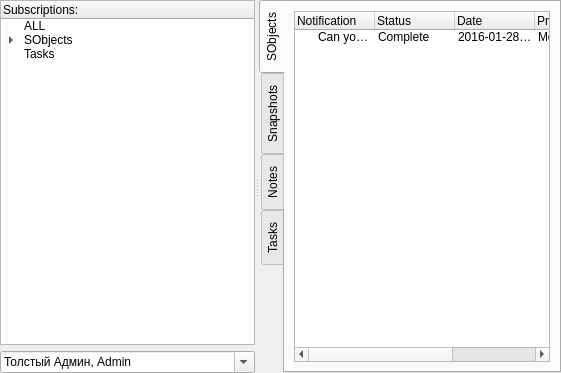
<?xml version="1.0" encoding="UTF-8"?>
<ui version="4.0">
 <class>myNotifications</class>
 <widget class="QWidget" name="myNotifications">
  <property name="geometry">
   <rect>
    <x>0</x>
    <y>0</y>
    <width>561</width>
    <height>373</height>
   </rect>
  </property>
  <property name="windowTitle">
   <string>Form</string>
  </property>
  <layout class="QGridLayout" name="gridLayout">
   <property name="margin">
    <number>0</number>
   </property>
   <property name="spacing">
    <number>0</number>
   </property>
   <item row="0" column="0">
    <widget class="QSplitter" name="splitter">
     <property name="orientation">
      <enum>Qt::Horizontal</enum>
     </property>
     <widget class="QWidget" name="verticalLayoutWidget">
      <layout class="QVBoxLayout" name="verticalLayout">
       <item>
        <widget class="QTreeWidget" name="treeWidget">
         <column>
          <property name="text">
           <string>Subscriptions:</string>
          </property>
         </column>
         <item>
          <property name="text">
           <string>ALL</string>
          </property>
         </item>
         <item>
          <property name="text">
           <string>SObjects</string>
          </property>
          <item>
           <property name="text">
            <string>Characters</string>
           </property>
           <item>
            <property name="text">
             <string>CHARACTER00001</string>
            </property>
           </item>
          </item>
          <item>
           <property name="text">
            <string>Props</string>
           </property>
           <item>
            <property name="text">
             <string>PROPS00001</string>
            </property>
           </item>
           <item>
            <property name="text">
             <string>PROPS00002</string>
            </property>
           </item>
          </item>
         </item>
         <item>
          <property name="text">
           <string>Tasks</string>
          </property>
         </item>
        </widget>
       </item>
       <item>
        <widget class="QComboBox" name="comboBox">
         <property name="editable">
          <bool>true</bool>
         </property>
         <property name="insertPolicy">
          <enum>QComboBox::NoInsert</enum>
         </property>
         <item>
          <property name="text">
           <string>Толстый Админ, Admin</string>
          </property>
         </item>
         <item>
          <property name="text">
           <string>Алексей Кривоспицкий, listy</string>
          </property>
         </item>
        </widget>
       </item>
      </layout>
     </widget>
     <widget class="QWidget" name="verticalLayoutWidget_2">
      <layout class="QVBoxLayout" name="verticalLayout_2">
       <item>
        <widget class="QTabWidget" name="tabWidget">
         <property name="tabPosition">
          <enum>QTabWidget::West</enum>
         </property>
         <property name="currentIndex">
          <number>0</number>
         </property>
         <widget class="QWidget" name="tab">
          <attribute name="title">
           <string>SObjects</string>
          </attribute>
          <layout class="QHBoxLayout" name="horizontalLayout_3">
           <item>
            <widget class="QTreeWidget" name="treeWidget_5">
             <property name="verticalScrollMode">
              <enum>QAbstractItemView::ScrollPerPixel</enum>
             </property>
             <attribute name="headerDefaultSectionSize">
              <number>80</number>
             </attribute>
             <column>
              <property name="text">
               <string>Notification</string>
              </property>
             </column>
             <column>
              <property name="text">
               <string>Status</string>
              </property>
             </column>
             <column>
              <property name="text">
               <string>Date</string>
              </property>
             </column>
             <column>
              <property name="text">
               <string>Process</string>
              </property>
             </column>
             <column>
              <property name="text">
               <string>Item</string>
              </property>
             </column>
             <item>
              <property name="text">
               <string>Can you please bring me the water?</string>
              </property>
              <property name="text">
               <string>Complete</string>
              </property>
              <property name="text">
               <string>2016-01-28 12:59:07</string>
              </property>
              <property name="text">
               <string>Modeling</string>
              </property>
              <property name="text">
               <string>Props00001</string>
              </property>
             </item>
            </widget>
           </item>
          </layout>
         </widget>
         <widget class="QWidget" name="tab_4">
          <attribute name="title">
           <string>Snapshots</string>
          </attribute>
          <layout class="QHBoxLayout" name="horizontalLayout_4">
           <item>
            <widget class="QTreeWidget" name="treeWidget_6">
             <property name="verticalScrollMode">
              <enum>QAbstractItemView::ScrollPerPixel</enum>
             </property>
             <attribute name="headerDefaultSectionSize">
              <number>80</number>
             </attribute>
             <column>
              <property name="text">
               <string>Notification</string>
              </property>
             </column>
             <column>
              <property name="text">
               <string>Status</string>
              </property>
             </column>
             <column>
              <property name="text">
               <string>Date</string>
              </property>
             </column>
             <column>
              <property name="text">
               <string>Process</string>
              </property>
             </column>
             <column>
              <property name="text">
               <string>Item</string>
              </property>
             </column>
             <item>
              <property name="text">
               <string>Can you please bring me the water?</string>
              </property>
              <property name="text">
               <string>Complete</string>
              </property>
              <property name="text">
               <string>2016-01-28 12:59:07</string>
              </property>
              <property name="text">
               <string>Modeling</string>
              </property>
              <property name="text">
               <string>Props00001</string>
              </property>
             </item>
            </widget>
           </item>
          </layout>
         </widget>
         <widget class="QWidget" name="tab_2">
          <attribute name="title">
           <string>Notes</string>
          </attribute>
          <layout class="QHBoxLayout" name="horizontalLayout_2">
           <item>
            <widget class="QTreeWidget" name="treeWidget_4">
             <property name="verticalScrollMode">
              <enum>QAbstractItemView::ScrollPerPixel</enum>
             </property>
             <attribute name="headerDefaultSectionSize">
              <number>80</number>
             </attribute>
             <column>
              <property name="text">
               <string>Notification</string>
              </property>
             </column>
             <column>
              <property name="text">
               <string>Status</string>
              </property>
             </column>
             <column>
              <property name="text">
               <string>Date</string>
              </property>
             </column>
             <column>
              <property name="text">
               <string>Process</string>
              </property>
             </column>
             <column>
              <property name="text">
               <string>Item</string>
              </property>
             </column>
             <item>
              <property name="text">
               <string>Can you please bring me the water?</string>
              </property>
              <property name="text">
               <string>Complete</string>
              </property>
              <property name="text">
               <string>2016-01-28 12:59:07</string>
              </property>
              <property name="text">
               <string>Modeling</string>
              </property>
              <property name="text">
               <string>Props00001</string>
              </property>
             </item>
            </widget>
           </item>
          </layout>
         </widget>
         <widget class="QWidget" name="tab_3">
          <attribute name="title">
           <string>Tasks</string>
          </attribute>
          <layout class="QHBoxLayout" name="horizontalLayout">
           <item>
            <widget class="QTreeWidget" name="treeWidget_3">
             <property name="verticalScrollMode">
              <enum>QAbstractItemView::ScrollPerPixel</enum>
             </property>
             <attribute name="headerDefaultSectionSize">
              <number>80</number>
             </attribute>
             <column>
              <property name="text">
               <string>Notification</string>
              </property>
             </column>
             <column>
              <property name="text">
               <string>Status</string>
              </property>
             </column>
             <column>
              <property name="text">
               <string>Date</string>
              </property>
             </column>
             <column>
              <property name="text">
               <string>Process</string>
              </property>
             </column>
             <column>
              <property name="text">
               <string>Item</string>
              </property>
             </column>
             <item>
              <property name="text">
               <string>Can you please bring me the water?</string>
              </property>
              <property name="text">
               <string>Complete</string>
              </property>
              <property name="text">
               <string>2016-01-28 12:59:07</string>
              </property>
              <property name="text">
               <string>Modeling</string>
              </property>
              <property name="text">
               <string>Props00001</string>
              </property>
             </item>
            </widget>
           </item>
          </layout>
         </widget>
        </widget>
       </item>
      </layout>
     </widget>
    </widget>
   </item>
  </layout>
 </widget>
 <resources/>
 <connections/>
</ui>
